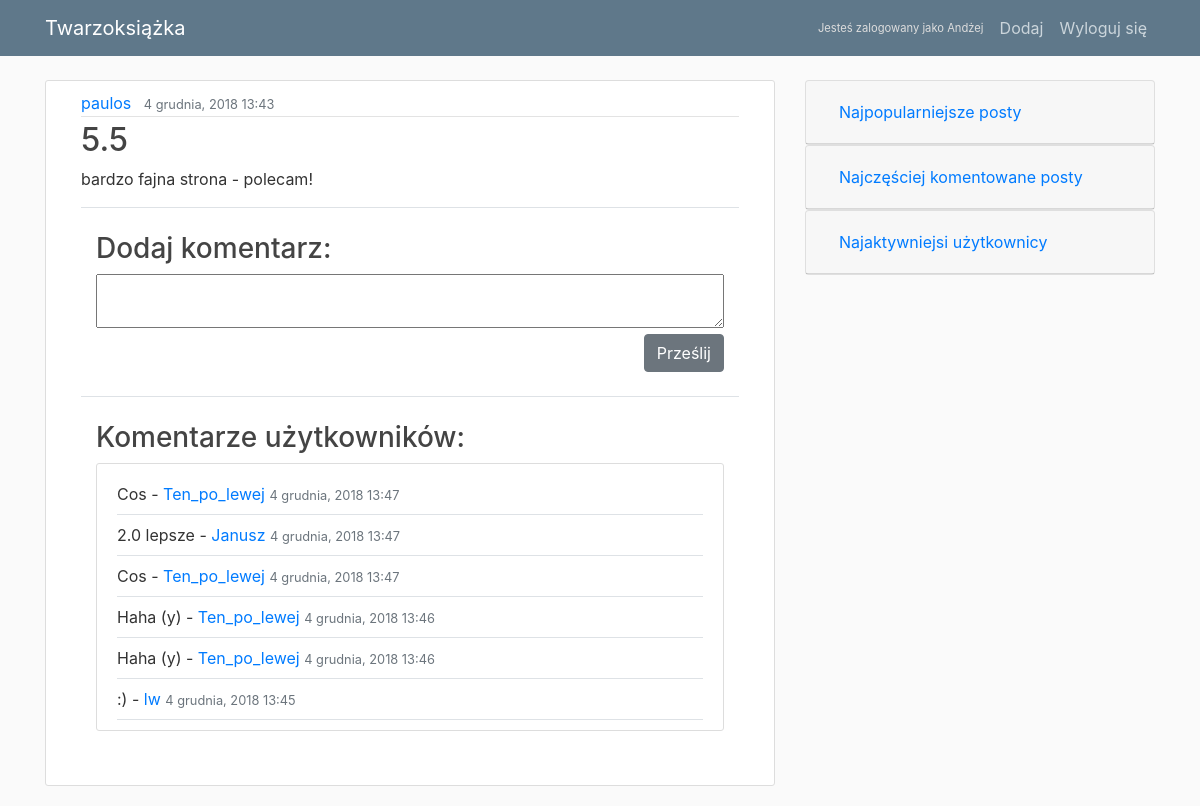
The page /post/24/ (signed in) on the database its author committed.
### blog/models.py (models this page shows, shortened)
class Post(models.Model):
    title = models.CharField(max_length=100)
    content = models.TextField()
    date_posted = models.DateTimeField(default=timezone.now)
    author = models.ForeignKey(User, on_delete=models.CASCADE)
    visits = models.IntegerField(default=0)
    class Meta:
        ordering = ['-date_posted']

class Comment(models.Model):
    content = models.TextField()
    date_posted = models.DateTimeField(default=timezone.now)
    author = models.ForeignKey(User, on_delete=models.CASCADE)
    post = models.ForeignKey(Post, on_delete=models.CASCADE)
    class Meta:
        ordering = ['-date_posted']

### blog/views.py (the view)
# urls.py: path('post/<int:pk>/', PostDetailView.as_view(), name='post-detail'),
class PostDetailView(DetailView):
    model = Post
    def get(self, request, *args, **kwargs):
        post = Post.objects.get(pk=kwargs['pk'])
        post.visits = F('visits') + 1
        post.save()
        return super().get(request, *args, **kwargs)

### blog/templates/blog/post_detail.html (shortened to what this page needs)
{% extends "blog/index.html" %}
{% block content %}
<article class="media content-section">
  <div class="col-md-12 media-body" style="word-wrap: break-word;">
    <div class="article-metadata">
      <a class="mr-2" href="{% url 'users:user' object.author.id %}">{{ object.author }}</a>
      <small class="text-muted">{{ object.date_posted|date:"j E, Y G:i" }}</small>
    </div>
    <h2 class="article-title">{{ object.title }}</h2>
    <p class="article-content">{{ object.content }}</p>
    <div class="container py-4 border-top">
      <h3>Dodaj komentarz:</h3>
      <form action="{% url 'post-comment' object.id %}" method="post">
        <textarea class="w-100" name="comment"></textarea>
        <div class="d-flex justify-content-end">
          <input type="submit" class="btn btn-secondary" value="Prześlij">
        </div>
      </form>
    </div>
    <div class="container py-4 border-top">
      <h3>Komentarze użytkowników:</h3>
      <article class="media content-section flex-column">
        {% if object.comment_set.all %}
        {% for comment in object.comment_set.all %}
        <div class="media-body border-bottom py-2 w-100">
          <p class="my-0">{{ comment.content }} - <a href="{% url 'users:user' comment.author.id %}">
              {{ comment.author.username }}</a>
            <small class="text-muted">{{ comment.date_posted|date:"j E, Y G:i" }}</small></p>
        </div>
        {% endfor %}
        {% else %}
        <strong>Brak komentarzy pod tym postem</strong>
        {% endif %}
      </article>
    </div>
  </div>
</article>
{% endblock content %}

### blog/templates/blog/index.html (shortened to what this page needs)
{% load static %}
<!DOCTYPE html>
<html>
<head>
  <link rel="stylesheet" href="https://maxcdn.bootstrapcdn.com/bootstrap/4.0.0/css/bootstrap.min.css"
>
  <link rel="stylesheet" type="text/css" href="{% static 'blog/main.css' %}">
</head>
<body>
  <header class="site-header">
    <nav class="navbar navbar-expand-md navbar-dark bg-steel fixed-top">
      <div class="container">
        <a class="navbar-brand mr-4" href="{% url 'blog-home' %}">Twarzoksiążka</a>
        <div class="collapse navbar-collapse" id="navbarToggle">
          <div class="navbar-nav align-items-center">
            {% if user.is_authenticated %}
            <span class="logged-in-user-info mx-2">Jesteś zalogowany jako {{ user.username }}</span>
            <a class="nav-item nav-link" href="{% url 'post-create' %}">Dodaj</a>
            <a class="nav-item nav-link" href="{% url 'logout' %}">Wyloguj się</a>
            {% else %}
            <a class="nav-item nav-link" href="{% url 'login' %}">Zaloguj się</a>
            <a class="nav-item nav-link" href="{% url 'register' %}">Załóż konto</a>
            {% endif %}
          </div>
        </div>
      </div>
    </nav>
  </header>
  <main role="main" class="container">
    <div class="row">
      <div class="col-md-8">
        {% block content %}{% endblock %}
      </div>
      <div class="col-md-4">
        <div class="accordion" id="sidebar">
          <div class="card">
            <div class="card-header" id="most_popular">
              <h5 class="mb-0">
                <button class="btn btn-link" type="button" data-target="#most_popular_list" aria-expanded="false"
                  aria-controls="most_popular_list" onclick="sidebarClickHandler(this)">
                  Najpopularniejsze posty
                </button>
              </h5>
            </div>
          </div>
          <div class="card">
            <div class="card-header" id="most_commented">
              <h5 class="mb-0">
                <button class="btn btn-link collapsed" type="button" data-target="#most_commented_list" aria-expanded="false"
                  aria-controls="most_commented_list" onclick="sidebarClickHandler(this)">
                  Najczęściej komentowane posty
                </button>
              </h5>
            </div>
          </div>
          <div class="card">
            <div class="card-header" id="top_users">
              <h5 class="mb-0">
                <button class="btn btn-link collapsed" type="button" data-target="#top_users_list" aria-expanded="false"
                  aria-controls="top_users_list" onclick="sidebarClickHandler(this)">
                  Najaktywniejsi użytkownicy
                </button>
              </h5>
            </div>
          </div>
        </div>
      </div>
    </div>
  </main>
</body>
</html>

### blog/static/blog/main.css (style rules this page uses)
body { background: #fafafa; color: #333333; margin-top: 5rem; }
h1, h2, h3, h4, h5, h6 { color: #444444; }
.bg-steel { background-color: #5f788a; }
.site-header .navbar-nav .nav-link { color: #cbd5db; }
.content-section { background: #ffffff; padding: 10px 20px; border: 1px solid #dddddd; border-radius: 3px; margin-bottom: 20px; }
.article-title { color: #444444; }
.article-content { white-space: pre-line; }
.article-metadata { padding-bottom: 1px; margin-bottom: 4px; border-bottom: 1px solid #e3e3e3 }
.logged-in-user-info { color: #dddddd; font-size: 0.7em; }

### rows shown on the page
Post: author "paulos", date_posted "4 grudnia, 2018 13:43", title "5.5", content "bardzo fajna strona - polecam!"
Comment: content "Cos", author.username "Ten_po_lewej", date_posted "4 grudnia, 2018 13:47"
Comment: content "2.0 lepsze", author.username "Janusz", date_posted "4 grudnia, 2018 13:47"
Comment: content "Cos", author.username "Ten_po_lewej", date_posted "4 grudnia, 2018 13:47"
Comment: content "Haha (y)", author.username "Ten_po_lewej", date_posted "4 grudnia, 2018 13:46"
Comment: content "Haha (y)", author.username "Ten_po_lewej", date_posted "4 grudnia, 2018 13:46"
Comment: content ":)", author.username "lw", date_posted "4 grudnia, 2018 13:45"

### other values the page prints
{{ user.username }} "Andżej"
